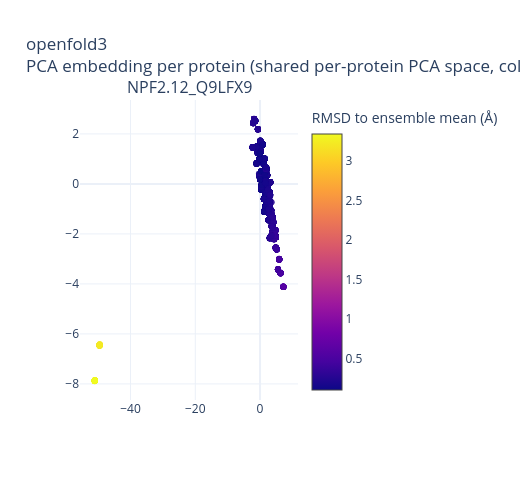

Notebook code cell kept with this figure:
### Markdown cell above
### `openfold3`

OpenFold3 -- fully open reimplementation and retraining of the AF3 architecture.

### Code cell
plot_backend_capability("openfold3")

### Figure 1 — Plotly figure (JSON) as saved in the notebook; plotly's stock layout.template omitted (floating-point values rounded to 4 significant figures; data arrays with more than 128 entries replaced by an {"elided": "..."} marker saying what was removed)
{"data": [{"hovertemplate": "%{text}<br>RMSD to ensemble mean (Å) %{marker.color:.3f}<extra></extra>", "marker": {"cmax": 3.342, "cmin": 0.1063, "color": {"elided": "4000 float values"}, "colorbar": {"title": {"text": "RMSD to ensemble mean (Å)"}}, "colorscale": [[0.0, "#0d0887"], [0.1111, "#46039f"], [0.2222, "#7201a8"], [0.3333, "#9c179e"], [0.4444, "#bd3786"], [0.5556, "#d8576b"], [0.6667, "#ed7953"], [0.7778, "#fb9f3a"], [0.8889, "#fdca26"], [1.0, "#f0f921"]], "opacity": 0.7, "showscale": true, "size": 6}, "mode": "markers", "showlegend": false, "text": {"elided": "4000 str values"}, "type": "scatter", "x": {"elided": "4000 float values"}, "xaxis": "x", "y": {"elided": "4000 float values"}, "yaxis": "y"}], "layout": {"annotations": [{"font": {"size": 16}, "showarrow": false, "text": "NPF2.12_Q9LFX9", "x": 0.5, "xanchor": "center", "xref": "paper", "y": 1.0, "yanchor": "bottom", "yref": "paper"}], "height": 480, "showlegend": false, "title": {"text": "openfold3<br>PCA embedding per protein (shared per-protein PCA space, coloured by RMSD to ensemble mean (Å))"}, "width": 520, "xaxis": {"anchor": "y", "domain": [0.0, 1.0]}, "yaxis": {"anchor": "x", "domain": [0.0, 1.0]}}}
